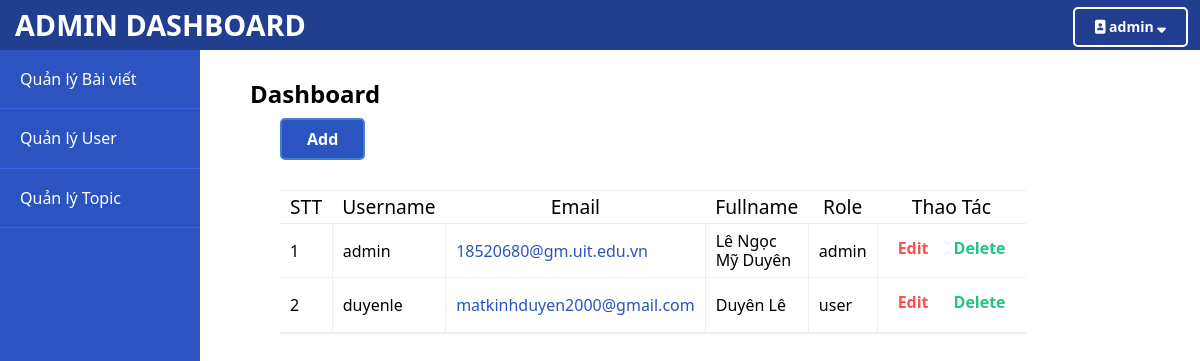
The page /admin/user/index.php (signed in) on the database as committed earlier.
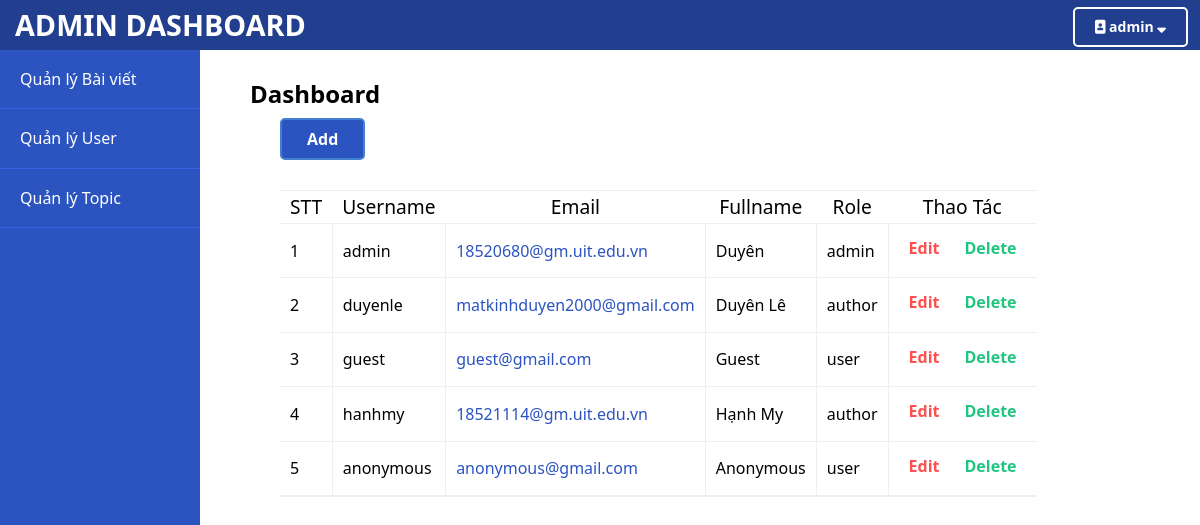
The same page on the database as committed later.
### tables this page shows
CREATE TABLE `users` (
  `id` int(11) NOT NULL,
  `email` varchar(255) NOT NULL,
  `username` varchar(255) NOT NULL,
  `password` varchar(255) NOT NULL,
  `fullname` varchar(255) NOT NULL,
  `role_id` int(11) NOT NULL,
  `verification_hash` varchar(255) NOT NULL,
  `IsActivated` tinyint(1) NOT NULL,
  `create_date` timestamp NOT NULL DEFAULT current_timestamp(),
  `update_date` timestamp NOT NULL DEFAULT current_timestamp() ON UPDATE current_timestamp()
);

CREATE TABLE `roles` (
  `id` int(11) NOT NULL,
  `role` varchar(255) NOT NULL
);

### include/db-functions.php (called while the page is built, shortened)
<?php
require('config.php');
function GetAllUsers()
{
    global $conn;
    $sql = "SELECT * FROM users";
    $result = mysqli_query($conn, $sql);
    $posts = mysqli_fetch_all($result, MYSQLI_ASSOC);
    $final = array();
    foreach ($posts as $post) {
        array_push($final, $post);
    }
    return $final;
}
function getRoleById($id)
{
    global $conn;
    $sql = "SELECT `role` FROM roles WHERE id = $id";
    $result = mysqli_query($conn, $sql);
    $final = mysqli_fetch_array($result);
    return $final;
}

### admin/user/index.php (the view, shortened to what this page needs)
<?php
require_once(ROOT_PATH . '/include/db-functions.php');
if (isset($_SESSION['user_id']) && $_SESSION['user_role_id'] === 1) {
    $users = GetAllUsers(); ?>
<?php
include(ROOT_PATH . '/admin/include/head.php'); ?>
</head>
<body>
    <div class="admin-header">
    <div class="logo">
        <a href="<?php echo BASE_URL . "admin/dashboard.php"; ?>">ADMIN DASHBOARD</a>
    </div>
    <div class="menu">
        <ul id="main-menu">
            <li>
                <a href="<?php echo BASE_URL . "profile.php" ?>" style="text-transform: none;"><span><i class="fas fa-portrait"></i></span> <?php echo $_SESSION['user_username'] ?> <span><i class="fas fa-sort-down"></i></span></a>
            </li>
        </ul>
    </div>
    </div>
    <div class="admin-wrap">
        <?php include(ROOT_PATH . '/admin/include/sidebar.php'); ?>
        <div class="admin-content">
            <h2 class="page-title">Dashboard</h2>
            <div class="btn"><a href="add.php" class="add-btn">Add</a></div>
            <div class="content">
                <div class="user-table">
                    <table>
                        <thead>
                            <tr>
                                <th>STT</th>
                                <th>Username</th>
                                <th>Email</th>
                                <th>Fullname</th>
                                <th>Role</th>
                                <th>Thao Tác</th>
                            </tr>
                        </thead>
                        <tbody>
                            <?php
    $STT = 1;
    foreach ($users as $user) {?>
                            <tr>
                                <td><?php echo $STT; ?></td>
                                <td>
                                    <span style="font-weight: 500;"><?php echo $user['username']; ?></span>
                                </td>
                                <td class="Email">
                                    <?php echo '<span style="color: #2B54C1;">'. $user['email'] .'</span>'; ?>
                                </td>
                                <td class="fullname">
                                    <?php echo  $user['fullname'] ; ?>
                                </td>
                                <td class="role">
                                    <?php $role = getRoleById($user['role_id']); echo $role['role'] ?>
                                </td>
                                <td class="thaotac">
                                    <div class="btn-group">
                                        <a href="edit.php?id=<?php echo $user['id']; ?>" class="edit-btn">Edit</a>
                                        <a href="index.php?delete_id=<?php echo $user['id']; ?>"
                                            class="delete-btn">Delete</a>
                                    </div>
                                </td>
                            </tr>
                            <?php
                        $STT++;
                        }; ?>
                        </tbody>
                    </table>
                </div>
            </div>
        </div>
    </div>
</body>
</html>
<?php
} else {
                            header('location: ' . BASE_URL);
                        }?>

### admin/include/head.php (shortened to what this page needs)
<!DOCTYPE html>
<head>
    <link rel="stylesheet" href="https://cdnjs.cloudflare.com/ajax/libs/normalize/8.0.1/normalize.min.css">
    <link rel="stylesheet" href="../../assets/css/admin-style.css">
    <link rel="stylesheet" href="../../assets/css/form.css">

### admin/include/sidebar.php
<div class="admin-sidebar">
    <ul>
        <li><a href="<?php echo BASE_URL . 'admin/article/'; ?>">Quản lý Bài viết</a></li>
        <?php if($_SESSION['user_role_id'] === 1){ ?>
            <li><a href="<?php echo BASE_URL . 'admin/user/'; ?>">Quản lý User</a></li>
            <li><a href="<?php echo BASE_URL . 'admin/topic/'; ?>">Quản lý Topic</a></li>
        <?php } ?>
    </ul>
</div>

### assets/css/admin-style.css (style rules this page uses)
* { box-sizing: border-box; padding: 0px; margin: 0px; font-family: 'Segoe UI', Tahoma, Geneva, Verdana, sans-serif; }
.admin-header { height: var(--admin-header-height); width: 100%; background-color: #213e8f; color: white; position: fixed; top: 0; left: 0; display: flex; justify-content: space-between; }
.admin-header .menu { margin-top: 5px; margin-right: 10px; }
.admin-header .logo { margin-top: 8px; }
.admin-header .logo a { text-decoration: none; color: white; padding: 5px 15px; font-size: 1.8rem; font-weight: 600; }
.admin-sidebar { background: #2B54C1; width: var(--admin-sidebar-width); position: fixed; top: var(--admin-header-height); left: 0; bottom: 0; }
.admin-sidebar ul { list-style-type: none; }
.admin-sidebar ul li a { padding: 20px; border-bottom: 1px solid #3563e4; color: white; display: block; text-decoration: none; }
.admin-content { padding: 30px 50px; margin-left: var(--admin-sidebar-width); margin-top: var(--admin-header-height); overflow-y: auto; }
div.topic-table, div.post-table, div.user-table { padding: 30px; overflow: auto; margin: 0 auto; }
table { width: 80%; }
table::after { content: ""; display: block; clear: both; }
table, th, td { border-bottom: 1px solid #eeeeee; border-collapse: collapse; }
th, td { padding: 5px 10px; }
td { border-right: 1px solid #eeeeee; }
td:last-child { border-right: none; }
th { border-top: 1px solid #eeeeee; font-size: 1.2rem; font-weight: 500; }
.btn-group { display: flex; justify-content: center; }
.btn-group a { padding: 10px; margin: 0 5px 5px 0; border-radius: 5px; font-weight: 600; display: inline-block; text-decoration: none; }
.btn-group a:last-child { margin-right: 0; }
div.btn { display: block; }
.add-btn { border: 2px solid #4380cf; background-color: #2B54C1; color: white; margin: 10px 0 0 30px; padding: 10px 25px; border-radius: 5px; display: inline-block; font-weight: bold; text-decoration: none; }
.edit-btn { color: #ff5050; }
.delete-btn { color: #20c580; }
#main-menu { list-style-type: none; }
#main-menu li { text-align: left; }
#main-menu li::after { content: ""; display: block; clear: both; }
#main-menu li a { text-decoration: none; display: block; font-size: 14px; font-weight: 700; }
#main-menu > li { float: left; }
#main-menu > li > a { color: white; background-color: #213e8f; border: 2px solid white; border-radius: 5px; padding: 10px 20px; margin: 2px; text-transform: uppercase; }

Rows that differ between the two databases and show on the page:
changed users "admin": fullname "Lê Ngọc Mỹ Duyên" → "Duyên"
changed users "duyenle": role.role "user" → "author"
added users: username "guest", email "guest@gmail.com", fullname "Guest", role.role "user"
added users: username "hanhmy", email "18521114@gm.uit.edu.vn", fullname "Hạnh My", role.role "author"
added users: username "anonymous", email "anonymous@gmail.com", fullname "Anonymous", role.role "user"
